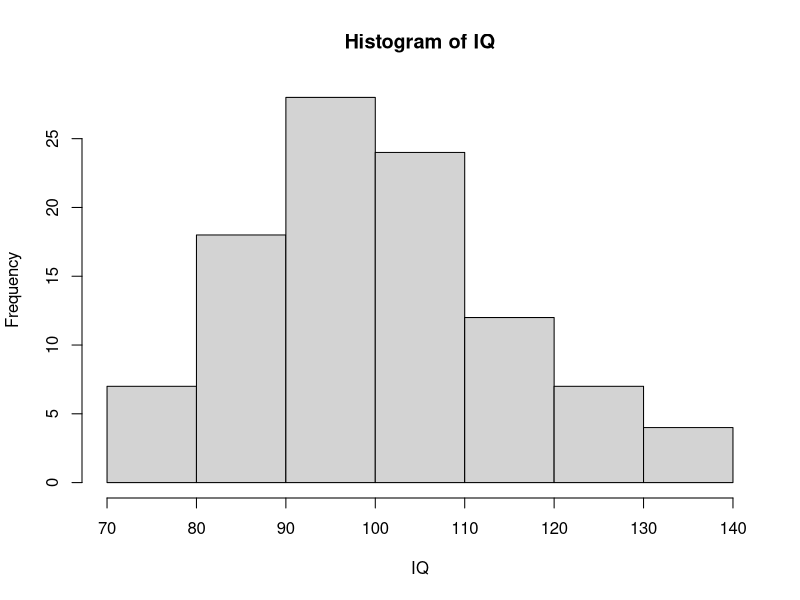
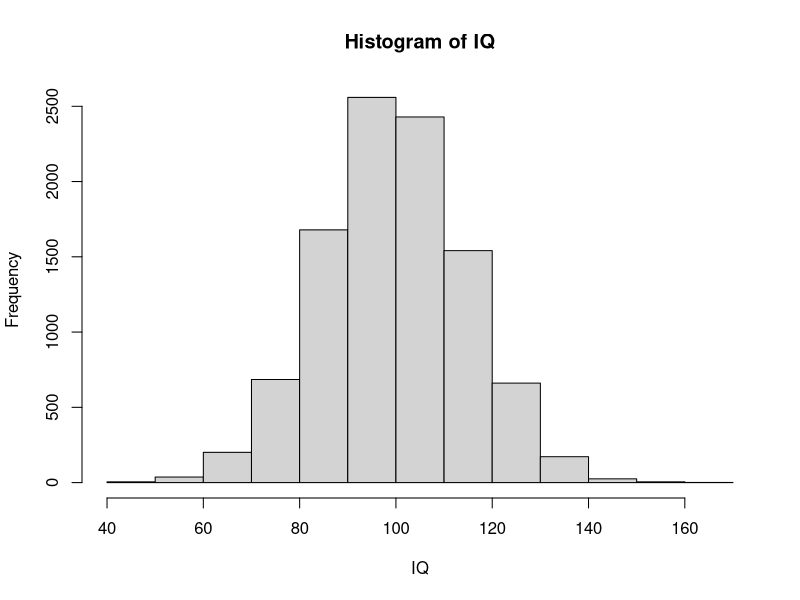
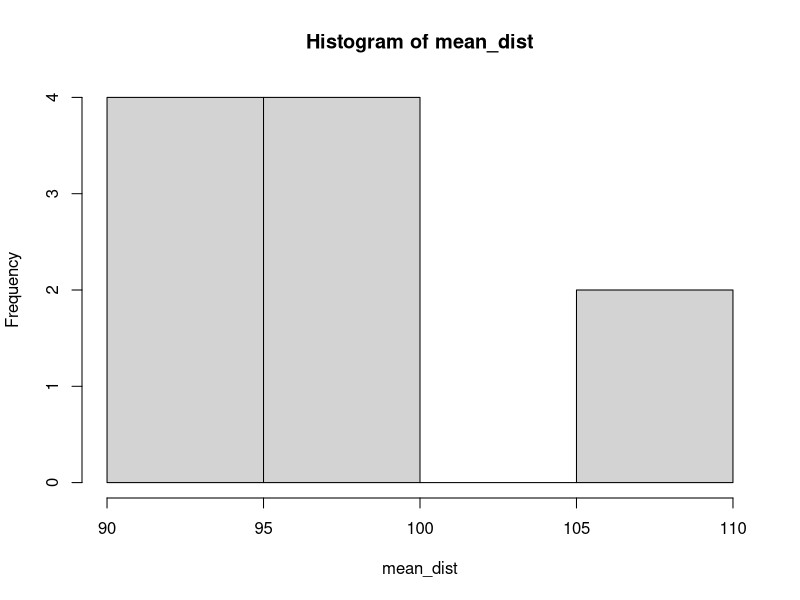
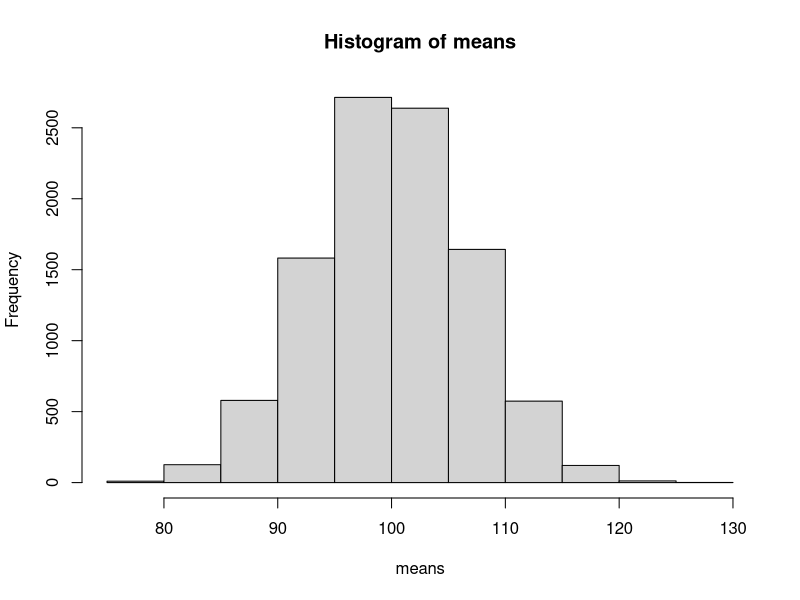

Write R code to recreate these figures, in order. (Note: a time limit stopped this script after it produced the figures.)
## ---- chunk 1
#Let's sample 100 IQ scores randomly from a population (assuming it has mean of 100, and sd of 15)
IQ <- rnorm(n = 100, mean = 100, sd = 15) # sample IQ scores (generate using rnorm)
IQ <- round(IQ) # IQs are whole numbers!
print(IQ) 
## ---- chunk 2
#Let's also plot and see how it looks like
hist(IQ)
## ---- chunk 3
#Find the mean of this sample
mean(IQ)
sd(IQ)
## ---- chunk 4
#Let's sample IQ from 10, 000 people
IQ <- rnorm(n = 10000, mean = 100, sd = 15) # sample IQ scores (generate using rnorm)
IQ <- round(IQ) # IQs are whole numbers!
## ---- chunk 5
#Finding the mean and sd of this sample
mean(IQ)
sd(IQ)
## ---- chunk 6
#Let's also plot a histogram
hist(IQ)
## ---- chunk 7
IQ.1 <- round(rnorm(n=5, mean = 100, sd = 15))
IQ.1
## ---- chunk 8
# Finding the mean and sd of this sample
mean(IQ.1)
sd(IQ.1)
## ---- chunk 9
IQ.2 <- round(rnorm(n=5, mean = 100, sd = 15))
IQ.2
## ---- chunk 10
IQ.3 <- round(rnorm(n=5, mean = 100, sd = 15))
IQ.4 <- round(rnorm(n=5, mean = 100, sd = 15))
IQ.5 <- round(rnorm(n=5, mean = 100, sd = 15))
IQ.6 <- round(rnorm(n=5, mean = 100, sd = 15))
IQ.7 <- round(rnorm(n=5, mean = 100, sd = 15))
IQ.8 <- round(rnorm(n=5, mean = 100, sd = 15))
IQ.9 <- round(rnorm(n=5, mean = 100, sd = 15))
IQ.10 <- round(rnorm(n=5, mean = 100, sd = 15))
## ---- chunk 11
mean_dist <- c(mean(IQ.1), 
               mean(IQ.2), 
               mean(IQ.3),
               mean(IQ.4),
               mean(IQ.5),
               mean(IQ.6),
               mean(IQ.7),
               mean(IQ.8),
               mean(IQ.9),
               mean(IQ.10))
hist(mean_dist) #Plotting the sampling distribution of the mean
## ---- chunk 12
#Let's assume we replicated our sample 10,000 times. 
means <- 0 #Initializing vector
for (i in 1:10000) {
  IQ.n <- round(rnorm(n=5, mean = 100, sd = 15))
  means[i] <- mean(IQ.n)
}
hist(means) #Plotting the sampling distribution of the mean
## ---- chunk 13
#Let's assume we replicated our sample a very large number of times. Warning: This code chunk might take a few minutes to run
means <- 0 #Initializing vector
for (i in 1:100000000) {
  IQ.n <- round(rnorm(n=5, mean = 100, sd = 15))
  means[i] <- mean(IQ.n)
}
hist(means) #Plotting the sampling distribution of the mean
